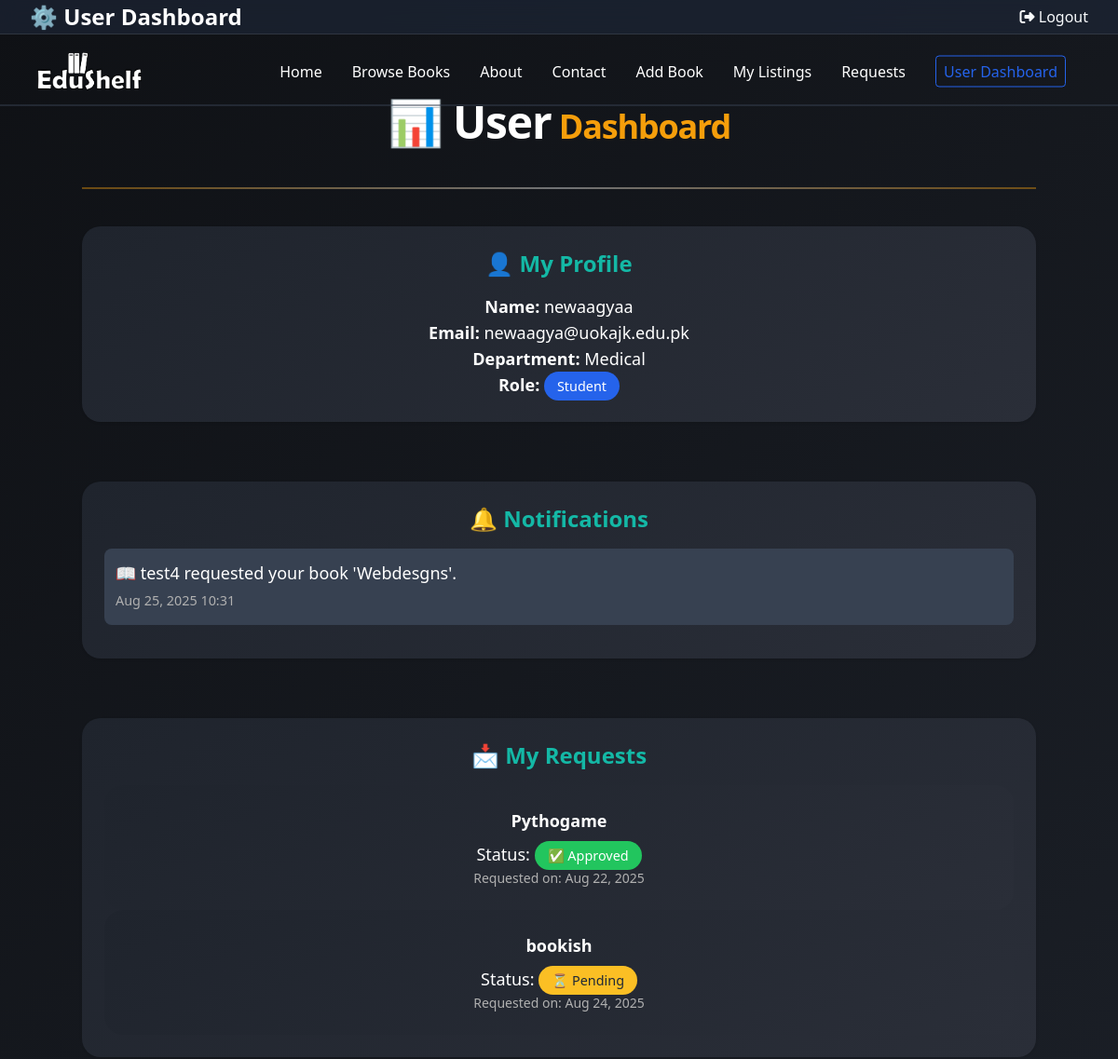
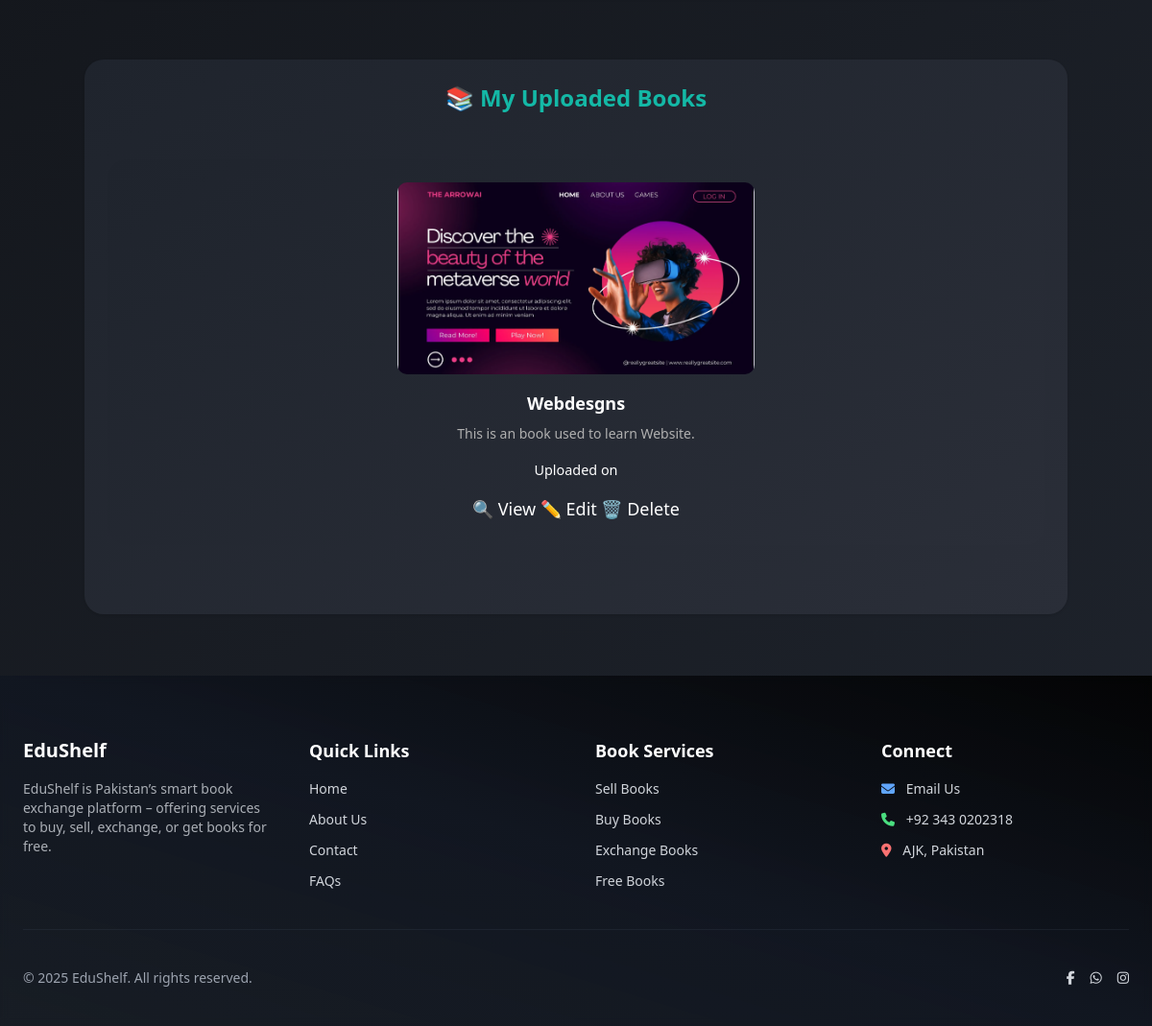
The app's page /accounts/user-dashboard/ (signed in) with its own data (2 pictures, top to bottom).
### accounts/models.py (models this page shows, shortened)
class CustomUser(AbstractBaseUser, PermissionsMixin):
    full_name = models.CharField(max_length=150)
    father_name = models.CharField(max_length=150)
    department = models.CharField(max_length=100)
    university_email = models.EmailField(unique=True)
    university_roll_no = models.CharField(max_length=50, unique=True)
    whatsapp_number = models.CharField(
        max_length=20,
        blank=True,
        null=True,
        help_text="Enter your WhatsApp number with country code (e.g., +923001234567)"
    )
    is_active = models.BooleanField(default=True)
    is_staff = models.BooleanField(default=False)
    objects = CustomUserManager()
    USERNAME_FIELD = 'university_email'
    REQUIRED_FIELDS = ['full_name', 'father_name', 'department', 'university_roll_no']

### notifications/models.py (models this page shows, shortened)
class Notification(models.Model):
    user = models.ForeignKey(
        settings.AUTH_USER_MODEL,   # 👈 this fixes the error
        on_delete=models.CASCADE,
        related_name="notifications"
    )
    book = models.ForeignKey(Book, on_delete=models.CASCADE, null=True, blank=True)
    message = models.CharField(max_length=255)
    is_read = models.BooleanField(default=False)
    created_at = models.DateTimeField(auto_now_add=True)

### request/models.py (models this page shows, shortened)
class BookRequest(models.Model):
    requester = models.ForeignKey(
        settings.AUTH_USER_MODEL,   # 👈 yahan fix
        on_delete=models.CASCADE,
        related_name="book_requests"
    )
    book = models.ForeignKey(
        Book,
        on_delete=models.CASCADE,
        related_name="requests"
    )
    status = models.CharField(
        max_length=20,
        choices=[
            ('pending', 'Pending'),
            ('approved', 'Approved'),
            ('rejected', 'Rejected'),
        ],
        default='pending'
    )
    created_at = models.DateTimeField(auto_now_add=True)

### books/models.py (models this page shows, shortened)
class Book(models.Model):
    CATEGORY_CHOICES = [
        ('sell', 'Sell'),
        ('exchange', 'Exchange'),
        ('free', 'Free'),
        ('buy', 'Buy'),
    ]
    CONDITION_CHOICES = [
        ('new', 'New'),
        ('good', 'Good'),
        ('used', 'Used'),
        ('old', 'Old'),
    ]
    title = models.CharField(max_length=200)
    author = models.CharField(max_length=200)
    genre = models.CharField(max_length=100)
    category = models.CharField(max_length=10, choices=CATEGORY_CHOICES)
    language = models.CharField(max_length=100)
    condition = models.CharField(max_length=10, choices=CONDITION_CHOICES)
    price = models.DecimalField(max_digits=8, decimal_places=2, null=True, blank=True)  # Only if Sell
    description = models.TextField()
    cover_image = models.ImageField(upload_to="book_covers/")
    upload_date = models.DateTimeField(auto_now_add=True)
    uploader = models.ForeignKey(
        settings.AUTH_USER_MODEL,  # ✅ Custom User compatibility
        on_delete=models.CASCADE,
        related_name="uploaded_books"
    )

### accounts/views.py (the view)
# urls.py: path('user-dashboard/', views.user_dashboard, name='user_dashboard'),
def user_dashboard(request):
    user_requests = BookRequest.objects.filter(requester=request.user)
    notifications_count = Notification.objects.filter(user=request.user, is_read=False).count()
    user_books = Book.objects.filter(uploader=request.user)
    return render(request, 'main/user_dashboard.html', {
        "user_requests": user_requests,
        "uploaded_books": user_books,
        "notifications_count": notifications_count,
    })

### accounts/context_processors.py (called while the page is built)
def global_counts(request):
    if request.user.is_authenticated:
        unread_notifications = Notification.objects.filter(user=request.user, is_read=False).count()
        unread_messages = ChatMessage.objects.filter(receiver=request.user, is_read=False).count()
        return {
            'global_unread_count': unread_notifications,
            'global_unread_messages': unread_messages
        }
    return {
        'global_unread_count': 0,
        'global_unread_messages': 0
    }

### templates/main/user_dashboard.html (shortened to what this page needs)
{% extends 'base/base.html' %}
{% load static %}
{% block content %}
<header class="navbar ">
    <h1>⚙️ User Dashboard</h1>
    <nav><a href="{% url 'logout' %}"><i class="fas fa-sign-out-alt"></i> Logout</a></nav>
</header>
<div class="container mt-16 mx-auto animate-section">
      <div class="text-5xl font-extrabold tracking-tight mb-6 leading-tight text-center ">
    <h2 classs="">📊 User<span class="text-amber-500 text-4xl">   Dashboard</span></h2>
     </div>
     <hr class="my-10 h-[2px] w-full border-0 bg-gradient-to-r from-amber-500 via-white to-amber-500 opacity-40 shadow-md transition-all duration-500 hover:opacity-80 hover:shadow-amber-500/50">
    <div class="dashboard-card shadow p-6 mb-12 text-center text-lg ">
        <h4 class="text-2xl ">👤 My Profile</h4>
        <p><strong>Name:</strong> {{ user.full_name }}</p>
        <p><strong>Email:</strong> {{ user.university_email }}</p>
        <p><strong>Department:</strong> {{ user.department }}</p>
        <p><strong>Role:</strong>
            {% if user.is_staff %}
              <span class="badge bg-purple-600">Admin</span>
            {% else %}
              <span class="badge bg-blue-600">Student</span>
            {% endif %}
        </p>
    </div>
<div class="dashboard-card shadow p-6 section text-lg min-h-[50vh]">
  <h4 class="text-center text-2xl">🔔 Notifications</h4>
  {% if user.notifications.all %}
    <ul class="list-unstyled mt-4">
      {% for notif in user.notifications.all %}
        <li class="mb-3 p-3 rounded-lg {% if not notif.is_read %}bg-gray-800{% else %}bg-gray-700{% endif %}">
          <p>{{ notif.message }}</p>
          <small class="text-muted">{{ notif.created_at|date:"M d, Y H:i" }}</small>
        </li>
      {% endfor %}
    </ul>
  {% else %}
    <p class="text-center text-gray-400 italic">📭 No notifications yet.</p>
  {% endif %}
</div>
    <div class="dashboard-card shadow p-6 section text-lg min-h-[80vh]">
        <h4 class="text-center text-2xl">📩 My Requests</h4>
        {% if user.book_requests.all %}
          <div class="row">
            {% for request in user.book_requests.all %}
              <div class="col-md-6 mb-5">
                <div class="dashboard-card h-100 text-center p-4">
                    <h5 class="font-bold mb-2">{{ request.book.title }}</h5>
                    <p>Status:
                      {% if request.status == "pending" %}
                        <span class="badge status-pending">⏳ Pending</span>
                      {% elif request.status == "approved" %}
                        <span class="badge status-approved">✅ Approved</span>
                      {% else %}
                        <span class="badge status-rejected">❌ Rejected</span>
                      {% endif %}
                    </p>
                    <p class="text-muted text-sm mt-2">Requested on: {{ request.created_at|date:"M d, Y" }}</p>
                </div>
              </div>
            {% endfor %}
          </div>
        {% else %}
          <p class="text-center text-gray-400 italic">😔 You haven’t requested any books yet.</p>
        {% endif %}
    </div>
    <div class="dashboard-card shadow p-8 section text-lg">
      <h4 class="text-center mb-6 text-2xl">📚 My Uploaded Books</h4>
      {% if uploaded_books %}
        <div class="row justify-content-center text-center my-12">
          {% for book in uploaded_books %}
            <div class="col-sm-6 col-md-4 col-lg-3 mb-5 d-flex justify-content-center">
              <div class="dashboard-card h-100 p-4 text-center" style="width: 100%;">
                {% if book.cover_image %}
                  <img src="{{ book.cover_image.url }}" class="book-card-img mx-auto d-block" alt="{{ book.title }}">
                {% else %}
                  <img src="{% static 'images/default-book.jpg' %}" class="book-card-img mx-auto d-block" alt="{{ book.title }}">
                {% endif %}
                <div class="card-body mt-3">
                  <h5 class="font-bold text-lg mb-2">{{ book.title }}</h5>
                  <p class="text-muted text-sm mb-3">{{ book.description|truncatewords:15 }}</p>
                  <p><span class="badge bg-indigo-600">Uploaded on {{ book.created_at|date:"M d, Y" }}</span></p>
                  <div class="mt-3">
                    <a href="{% url 'book_detail' book.id %}" class="btn btn-sm btn-primary mx-1">🔍 View</a>
                    <a href="{% url 'edit_book' book.id %}" class="btn btn-sm btn-warning mx-1">✏️ Edit</a>
                    <a href="{% url 'delete_book' book.id %}" class="btn btn-sm btn-danger mx-1" onclick="return confirm('Are you sure you want to delete this book?')">🗑️ Delete</a>
                  </div>
                </div>
              </div>
            </div>
          {% endfor %}
        </div>
      {% else %}
        <p class="text-center text-gray-400 italic">📭 You haven’t uploaded any books yet.</p>
      {% endif %}
    </div>
</div>
{% endblock %}

### templates/base/base.html (style rules this page uses)
.animate-section { opacity: 0; transform: translateY(30px); transition: opacity 0.8s ease, transform 0.8s ease; }
.animate-section.visible { animation: fadeInUp 0.8s ease forwards; }
.animate-section { animation: fadeIn 0.5s ease-in-out forwards; }

### templates/main/user_dashboard.html (style rules this page uses)
.navbar { background: rgba(30, 41, 59, 0.6); backdrop-filter: blur(10px); border-bottom: 1px solid rgba(255,255,255,0.1); padding: 0 32px; display: flex; justify-content: space-between; align-items: center; }
.navbar h1 { font-size: 1.5rem; font-weight: bold; }
.navbar a { color: #f8fafc; text-decoration: none; font-weight: 500; transition: color 0.3s ease; }
.dashboard-card { border-radius: 20px; border: none; background: linear-gradient(145deg, #1f242d, #2a2e38); transition: all 0.4s ease; padding: 1.5rem; }
.badge { font-size: 0.9rem; padding: 6px 14px; border-radius: 25px; font-weight: 500; }
.status-pending { background-color: #fbbf24; color: #1f2937; }
.status-approved { background-color: #22c55e; color: white; }
.btn { transition: all 0.3s ease; }
h4 { font-weight: 600; color: #14b8a6; margin-bottom: 1rem; }
.book-card-img { height: 200px; width: 40%; object-fit: cover; border-radius: 10px; margin-bottom: 1rem; transition: all 0.3s ease; }
.text-muted { color: #b0b0b0; }
.section { margin-top: 4rem; margin-bottom: 4rem; }

### records on screen
CustomUser: full_name "newaagyaa", university_email "newaagya@uokajk.edu.pk", department "Medical"
Notification: message "📖 test4 requested your book 'Webdesgns'.", created_at "Aug 25, 2025 10:31"
BookRequest: book "Pythogame", status "✅ Approved", created_at "Aug 22, 2025"
BookRequest: book "bookish", status "⏳ Pending", created_at "Aug 24, 2025"
Book: cover_image (picture), title "Webdesgns", description "This is an book used to learn Website."
